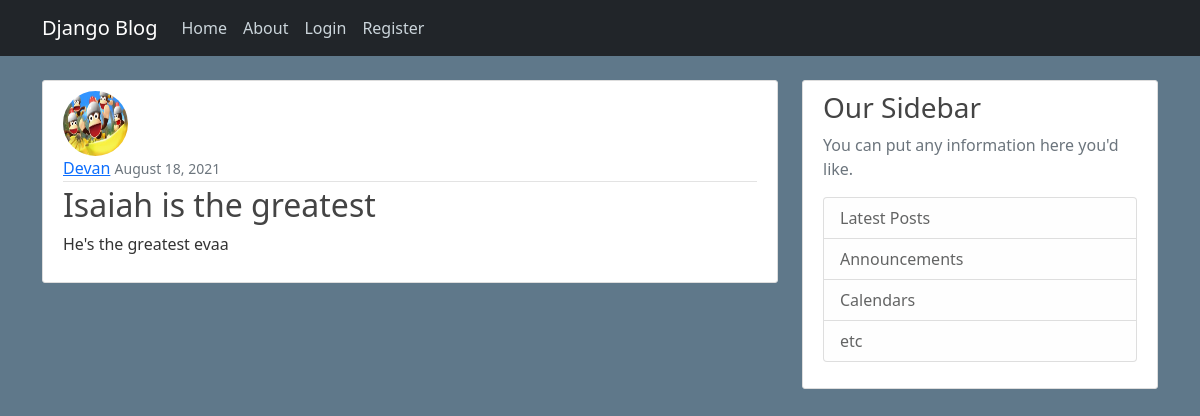
The page /post/33/ on the database its author committed.
### blog/models.py (models this page shows, shortened)
class Post(models.Model):
	title = models.CharField(max_length=100)        #chrfield =1 line, textfield= multiple
	content = models.TextField()
	date_posted = models.DateTimeField(default=timezone.now)
	author = models.ForeignKey(User, on_delete=models.CASCADE)

### users/models.py (models this page shows, shortened)
class Profile(models.Model):
	user = models.OneToOneField(User, on_delete=models.CASCADE)
	image = models.ImageField(default='default.jpg', upload_to='profile_pics')

### blog/views.py (the view)
# urls.py: path('post/<int:pk>/', PostDetailView.as_view(), name='post-detail'),
class PostDetailView(DetailView):
	model= Post

### blog/templates/Blog/post_detail.html (shortened to what this page needs)
{% extends "blog/base.html" %}
{% block content %}
		<article class="media content-section">
			<img class="rounded-circle article-img" src="{{ object.author.profile.image.url }}">
		  <div class="media-body">
		    <div class="article-metadata">
		      <a class="mr-2" href="{% url 'user-posts' object.author.username %}">{{ object.author }}</a>
		      <small class="text-muted">{{ object.date_posted|date:"F d, Y" }}</small>
		    </div>
		    <h2 class="article-title">{{ object.title }}</h2>
		    <p class="article-content">{{ object.content }}</p>
		  </div>
		</article>
{% endblock content %}

### blog/Static/Blog/main.css (style rules this page uses)
body { background: #fafafa; color: #333333; margin-top: 5rem; }
h1, h2, h3, h4, h5, h6 { color: #444444; }
.bg-steel { background-color: #5f788a; }
.content-section { background: #ffffff; padding: 10px 20px; border: 1px solid #dddddd; border-radius: 3px; margin-bottom: 20px; }
.article-title { color: #444444; }
.article-content { white-space: pre-line; }
.article-img { height: 65px; width: 65px; margin-right: 16px; }
.article-metadata { padding-bottom: 1px; margin-bottom: 4px; border-bottom: 1px solid #e3e3e3 }

### rows shown on the page
Post: author.profile.image (placeholder picture), author "Devan", date_posted "August 18, 2021", title "Isaiah is the greatest", content "He's the greatest evaa"
